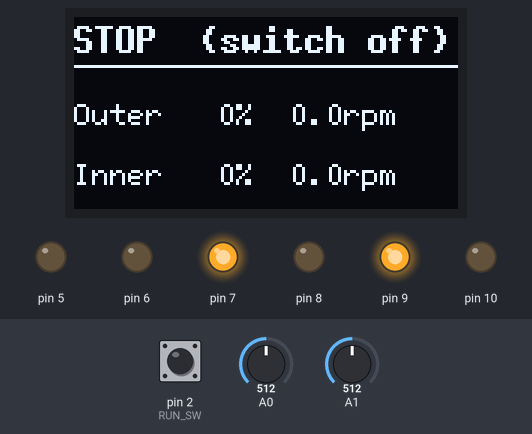
Bench run of a sketch on a simulated Arduino Uno, built with avr-gcc and run on an emulated ATmega328P. Shown: 128×64 one-colour display, output pins drawn as LEDs (lit = HIGH). The inputs (shaded band) are chosen by the test bench; at power-on: pin 2 (RUN_SW) HIGH, A0 = 512, A1 = 512.

Above: at 2.7 s.
2.8 s: pin 2 (RUN_SW) pulled LOW for 0.55 s
At 3.88 s:
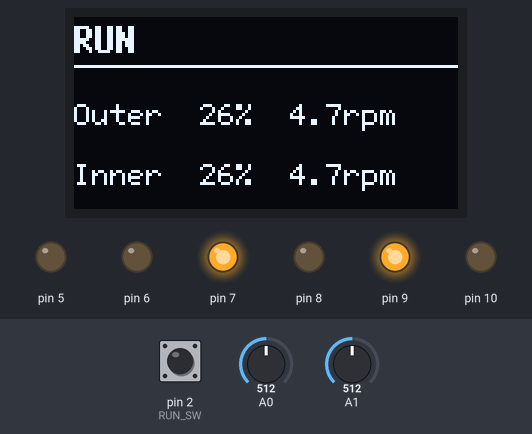
5.1 s: pin 2 (RUN_SW) pulled LOW for 3.2 s
At 5.72 s:
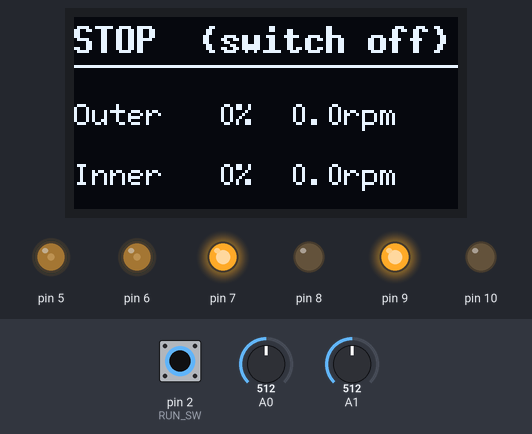
9.8 s: pin 2 (RUN_SW) driven LOW
At 10.39 s:
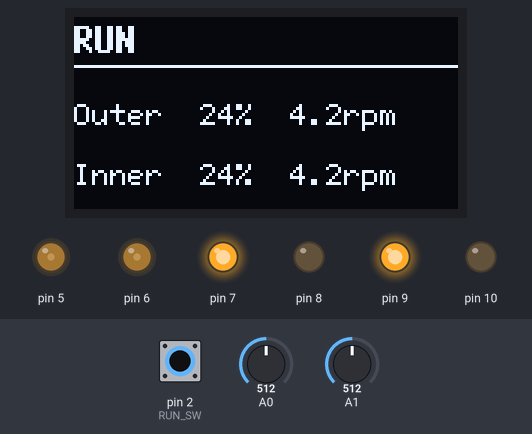
12.8 s: A0 set to 306
At 14.38 s:
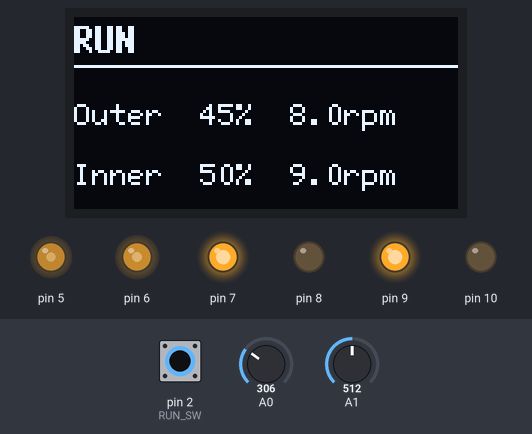
15.8 s: A1 set to 716
At 18.44 s:
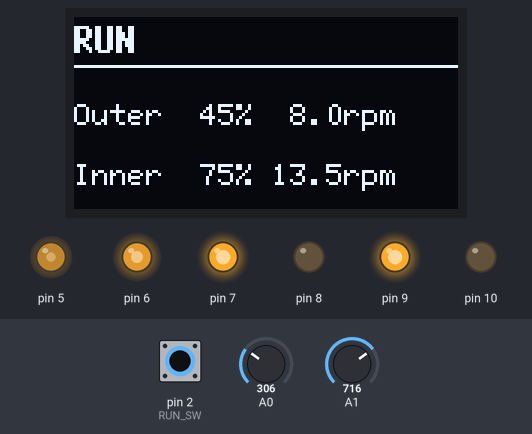
18.8 s: A0 set to 511
At 22.3 s:
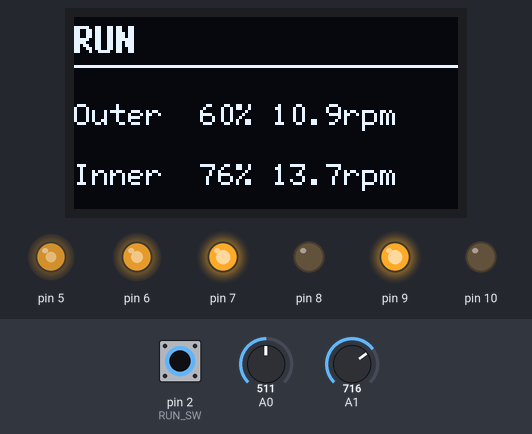
Timing chart, 0 to 22.8 s (numbered marks = the images above; inputs shaded):
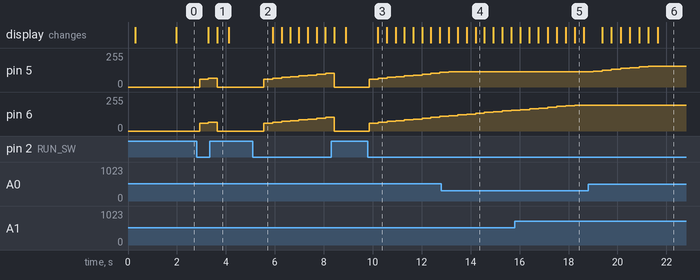

Measured:
- after the input at 2.8 s, pin 5, pin 6: 0/255 → 60/255 after 0.12 s, → 66/255 0.36 s later, → 0/255 0.36 s later; the display: first changes after 0.49 s (image 1 shows a later state)
- after the input at 5.1 s, pin 5, pin 6: rises from 0/255 to 102/255 in 2.5 s, then falls to 0/255 in 0.36 s
- after the input at 9.8 s, pin 5, pin 6: moves from 0/255 to 109/255 over 2.9 s, starting after 0.05 s; the display: changes after 0.41 s (image 3)
- after the input at 12.8 s, pin 5: goes on until 13.1 s, then stays 114/255
- after the input at 15.8 s, pin 6: moves from 154/255 to 194/255 over 2.2 s, starting after 0.24 s; the display: first differs from a run without the input after 0.60 s (image 5 shows a later state)
- after the input at 18.8 s, pin 5: moves from 114/255 to 154/255 over 2.3 s, starting after 0.20 s; the display: first changes after 0.58 s (image 6 shows a later state)
- what the display in image 1 shows lasts 0.4 s, from 3.7 s to 4.1 s

The sketch:

rotocaster_controller.ino
```cpp
// Rotocaster controller: 2 pots -> 2 worm gearmotors, 1.30" 128x64 I2C OLED
// URM / Biofluid Lab, Dr. Zahran
//
// Hardware: Arduino Uno, L298N driver, SH1106 OLED (SDA=A4, SCL=A5), RUN switch.
// Library:  "U8g2" by olikraus (Tools > Manage Libraries).
// L298N:    remove the ENA and ENB jumpers. Speed = PWM on EN pins, direction = IN pins.
// Switch:   ON-OFF-ON rocker. Middle pin to GND, one outer pin to D2 = RUN.
//
// Memory: the OLED uses the PAGE buffer (_1_), 128 bytes, instead of the full
// buffer (_F_), 1024 bytes. That keeps the Uno's 2 KB of RAM mostly free.

#include <Wire.h>
#include <U8g2lib.h>

// Most 1.30" modules are SH1106. If the picture is shifted right by 2 pixels or
// has a noisy strip at the edge, swap to the SSD1306 line.
U8G2_SH1106_128X64_NONAME_1_HW_I2C u8g2(U8G2_R0, U8X8_PIN_NONE);
// U8G2_SSD1306_128X64_NONAME_1_HW_I2C u8g2(U8G2_R0, U8X8_PIN_NONE);

// Pins
// Wiring corrections without moving wires. Flip true/false, then Upload again.
const bool SWAP_POTS   = true;    // true: the pot on A1 is used as OUTER, the pot on A0 as INNER
const bool SWAP_MOTORS = true;   // true: Outer drives the L298N B channel instead of A
const bool SWAP_SCREEN = true;   // true: the "Outer" and "Inner" screen lines trade places
                                 // (screen labels only, does not change what the motors do)

const uint8_t POT_OUTER = SWAP_POTS ? A1 : A0;
const uint8_t POT_INNER = SWAP_POTS ? A0 : A1;
const uint8_t M1_EN  = SWAP_MOTORS ? 6 : 5,  M1_IN1 = SWAP_MOTORS ? 9 : 7,  M1_IN2 = SWAP_MOTORS ? 10 : 8;   // outer axis
const uint8_t M2_EN  = SWAP_MOTORS ? 5 : 6,  M2_IN1 = SWAP_MOTORS ? 7 : 9,  M2_IN2 = SWAP_MOTORS ? 8 : 10;   // inner axis
const uint8_t RUN_SW = 2;                             // to GND = RUN, open = STOP

// Tuning
const float MAX_RPM   = 18.0;    // nameplate no-load. Display is an estimate (no encoder)
const int   MIN_PWM   = 60;      // lowest PWM that reliably starts a motor. L298N drops ~2 V,
                                 // so this is higher than on a bare driver. Tune on the bench.
const int   MAX_PWM   = 255;
const int   POT_DEAD  = 30;      // pot counts near zero = off
const float RAMP_TIME = 15.0;    // seconds from 0 to full, as in the torque calculation
const unsigned long LOOP_MS = 20;
const unsigned long LCD_MS  = 300;

float outPwm[2] = {0, 0};        // current (ramped) PWM per motor
unsigned long lastLoop = 0, lastLcd = 0;

int readPot(uint8_t pin) {       // 8-sample average to stop jitter
  long s = 0;
  for (uint8_t i = 0; i < 8; i++) s += analogRead(pin);
  return s / 8;
}

int potToPwm(int raw) {
  if (raw < POT_DEAD) return 0;
  return map(raw, POT_DEAD, 1023, MIN_PWM, MAX_PWM);
}

void drive(uint8_t en, uint8_t in1, uint8_t in2, int pwm) {
  digitalWrite(in1, HIGH);       // one direction only; swap HIGH/LOW (or the motor wires) to reverse
  digitalWrite(in2, LOW);
  analogWrite(en, pwm);          // 0 = stopped (worm gear self-locks)
}

void setup() {
  pinMode(RUN_SW, INPUT_PULLUP);
  pinMode(M1_EN, OUTPUT); pinMode(M1_IN1, OUTPUT); pinMode(M1_IN2, OUTPUT);
  pinMode(M2_EN, OUTPUT); pinMode(M2_IN1, OUTPUT); pinMode(M2_IN2, OUTPUT);
  drive(M1_EN, M1_IN1, M1_IN2, 0);
  drive(M2_EN, M2_IN1, M2_IN2, 0);

  u8g2.begin();
  u8g2.setBusClock(400000);      // faster I2C, shorter screen refresh
  u8g2.setFont(u8g2_font_7x13B_tr);
  u8g2.firstPage();
  do {
    u8g2.drawStr(18, 28, "ROTOCASTER");
    u8g2.drawStr(30, 46, "CONTROLLER");
  } while (u8g2.nextPage());
  delay(1200);
}

// Builds "Outer  72%  9.4rpm" into buf
void formatLine(char *buf, size_t n, const char *name, float pwm) {
  int pct = (int)(pwm * 100.0 / MAX_PWM + 0.5);
  float rpm = pwm * MAX_RPM / MAX_PWM;
  char r[8];
  dtostrf(rpm, 4, 1, r);
  snprintf(buf, n, "%s %3d%% %srpm", name, pct, r);
}

void drawScreen(bool run) {
  char l1[24], l2[24];
  uint8_t top = SWAP_SCREEN ? 1 : 0;      // which channel the "Outer" line shows
  formatLine(l1, sizeof(l1), "Outer", outPwm[top]);
  formatLine(l2, sizeof(l2), "Inner", outPwm[1 - top]);

  u8g2.firstPage();
  do {
    u8g2.setFont(u8g2_font_7x13B_tr);
    u8g2.drawStr(0, 12, run ? "RUN" : "STOP  (switch off)");
    u8g2.drawHLine(0, 16, 128);
    u8g2.setFont(u8g2_font_6x12_tr);
    u8g2.drawStr(0, 36, l1);
    u8g2.drawStr(0, 56, l2);
  } while (u8g2.nextPage());
}

void loop() {
  unsigned long now = millis();
  if (now - lastLoop < LOOP_MS) return;
  float dt = (now - lastLoop) / 1000.0;   // real elapsed time, so the ramp stays 15 s
  lastLoop = now;                          // even when the screen redraw takes a while

  bool run = (digitalRead(RUN_SW) == LOW);
  int target[2] = {0, 0};
  if (run) {
    target[0] = potToPwm(readPot(POT_OUTER));
    target[1] = potToPwm(readPot(POT_INNER));
  }

  // Ramp toward target. Stopping is immediate (switch off or pot at zero).
  const float step = (float)MAX_PWM / RAMP_TIME * dt;
  for (uint8_t i = 0; i < 2; i++) {
    if (target[i] == 0)               outPwm[i] = 0;
    else if (outPwm[i] < target[i])   outPwm[i] = min(outPwm[i] + step, (float)target[i]);
    else                              outPwm[i] = max(outPwm[i] - step, (float)target[i]);
    // A running motor never sits below MIN_PWM, so it can't stall in the low range.
    if (target[i] > 0 && outPwm[i] < MIN_PWM) outPwm[i] = MIN_PWM;
  }

  drive(M1_EN, M1_IN1, M1_IN2, (int)outPwm[0]);
  drive(M2_EN, M2_IN1, M2_IN2, (int)outPwm[1]);

  if (now - lastLcd > LCD_MS) {
    lastLcd = now;
    drawScreen(run);                       // blocks ~50 ms; motors keep their last PWM
  }
}
```
